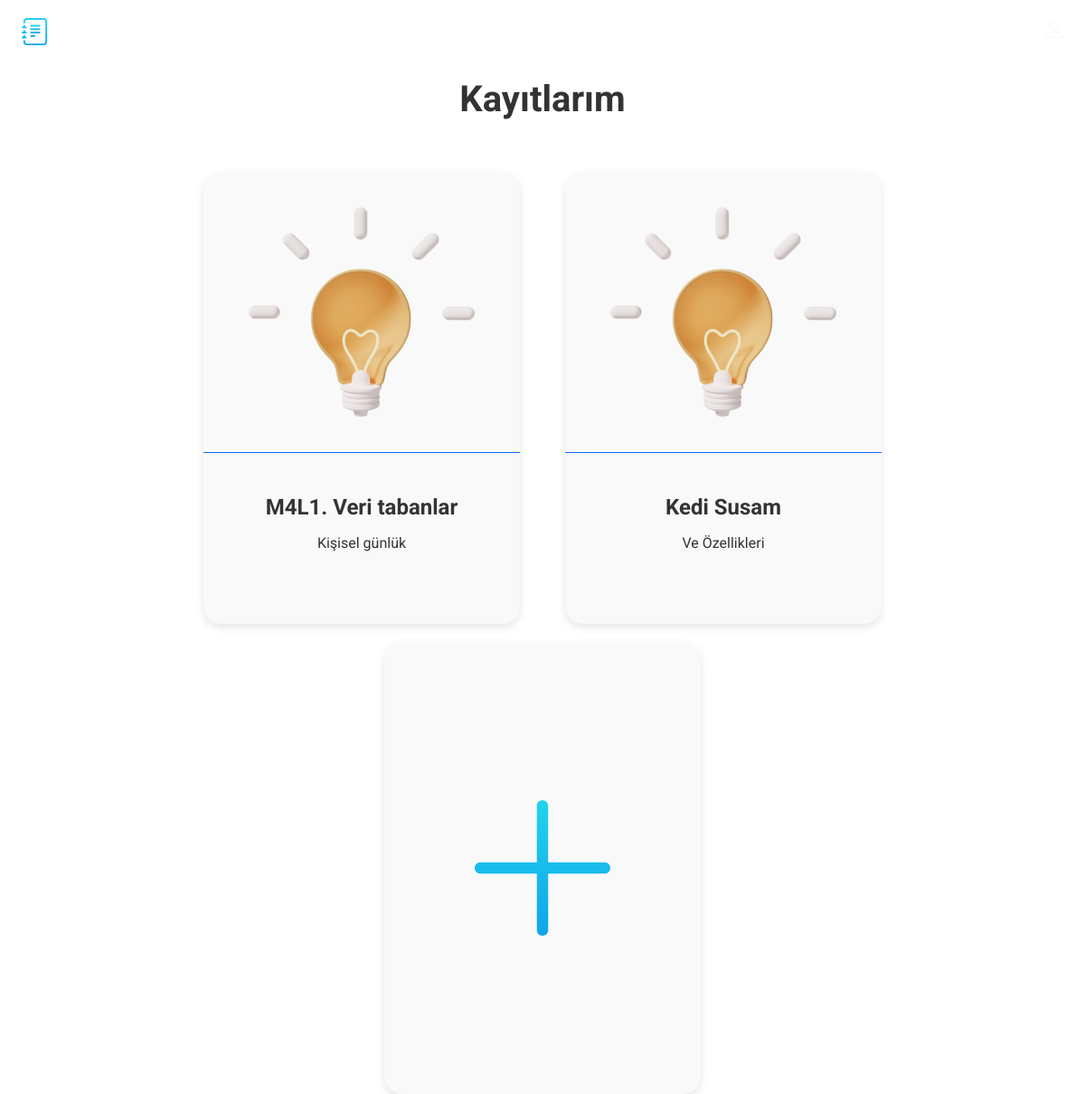
/index, run on the app's committed database.
### main.py (models this page shows, shortened)
class Card(db.Model):
    id = db.Column(db.Integer, primary_key=True)
    title = db.Column(db.String(100), nullable=False)
    subtitle = db.Column(db.String(100), nullable=False)
    text = db.Column(db.String, nullable=False)

### main.py (the view)
@app.route('/index')
def index():
    cards = Card.query.order_by(Card.id).all()
    return render_template('index.html', cards=cards)

### templates/index.html (shortened to what this page needs)
<!doctype html>
<html lang="en">
<head>
  <link rel="stylesheet" href="../static/css/style.css">
</head>
<body>
  <header class="header">
    <img src="../static/img/logo.svg" alt="logo" width="30" height="30">
    <ul class="main-list">
        <li class="list__item">
            <img src="../static/img/login.svg" alt="login" width="20" height="20">
        </li>
    </ul>
  </header>
  <main>
    {% block content %}
    <h1 class="main__title">Kayıtlarım</h1>
    <ul class="cards-list">
      {% for el in cards%}
      <li class="card">
        <a class="card__link" href="/card/{{el.id}}">
          <img class="card__img" src="../static/img/post_icon.png" width="250" height="250" alt="post_icon">
          <div class="card__text">
            <h2 class="card__title">{{el.title}}</h2>
            <p class="card__subtitle">{{el.subtitle}}</p>
          </div>
        </a>
      </li>
      {% endfor %}
      <li class="card card--creat">
          <a class="creat__link" href="{{url_for('create')}}"></a>
      </li>
    </ul>
    {% endblock %}
  </main>
</body>
</html>

### static/css/style.css (style rules this page uses)
body { margin: 0; padding: 0; font-family: 'Roboto', sans-serif; font-size: 16px; line-height: 20px; background-color: #ffffff; color: #333333; overflow-x: hidden; }
h1, h2, p { margin: 0; }
img { object-fit: contain; transition: transform 0.3s ease-in-out; }
a { text-decoration: none; color: inherit; transition: color 0.3s ease, text-shadow 0.3s ease; }
ul { list-style: none; margin: 0; padding: 0; }
.header { display: flex; justify-content: space-between; align-items: center; padding: 20px 2%; margin-bottom: 30px; animation: fadeIn 1s ease-in-out; }
.main-list { display: flex; align-items: center; gap: 20px; }
.main__title { font-size: 40px; text-align: center; margin-bottom: 70px; animation: slideInUp 1s ease-out; }
.cards-list { display: flex; padding: 0 5%; flex-wrap: wrap; flex-direction: row; gap: 20px; column-gap: 50px; justify-content: center; }
.card { width: 350px; height: 500px; transition: transform 0.3s ease, box-shadow 0.3s ease; background: #f9f9f9; border-radius: 20px; box-shadow: 0px 4px 10px rgba(0, 0, 0, 0.1); animation: fadeIn 1s ease-in-out; }
.card__link { display: flex; flex-direction: column; align-items: center; width: inherit; height: inherit; }
.card__text { border-top: 1px solid #0d6efd; width: inherit; display: flex; padding: 50px 0 20px; flex-direction: column; gap: 20px; align-items: center; }
.card__title, .card__subtitle { padding: 0 20px; text-align: center; }
.card__img { padding: 30px; }
.creat__link { display: block; width: inherit; height: inherit; background: url(../img/plus.svg) no-repeat; background-size: 200px 200px; background-position: center; }

### data on the page
Card: title "M4L1. Veri tabanlar", subtitle "Kişisel günlük"
Card: title "Kedi Susam", subtitle "Ve Özellikleri"
